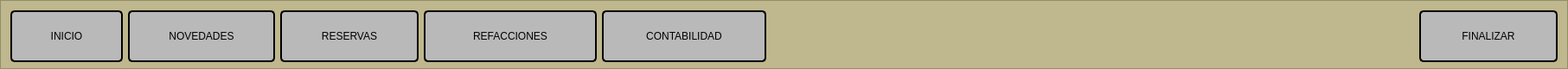
     <widget class="QFrame" name="frame">
      <property name="minimumSize">
       <size>
        <width>0</width>
        <height>80</height>
       </size>
      </property>
      <property name="maximumSize">
       <size>
        <width>16777215</width>
        <height>80</height>
       </size>
      </property>
      <property name="styleSheet">
       <string notr="true">QPushButton{
	border: 2px solid black;
    border-radius: 5px;
	font: 15pt &quot;Arial&quot;; 
	background-color: rgb(185, 185, 185);	
}

QPushButton::hover{
    border: 2px solid black;
    border-radius: 6px;
	font: Bold 15pt &quot;Arial&quot;; 
	background-color: rgb(154, 154, 154);		
}
QFrame{	
	background-color: rgb(191, 183, 141);	
}</string>
      </property>
      <property name="frameShape">
       <enum>QFrame::StyledPanel</enum>
      </property>
      <property name="frameShadow">
       <enum>QFrame::Raised</enum>
      </property>
      <layout class="QHBoxLayout" name="horizontalLayout">
       <item>
        <widget class="QPushButton" name="pushButton">
         <property name="minimumSize">
          <size>
           <width>130</width>
           <height>60</height>
          </size>
         </property>
         <property name="text">
          <string>INICIO</string>
         </property>
        </widget>
       </item>
       <item>
        <widget class="QPushButton" name="pushButton_2">
         <property name="minimumSize">
          <size>
           <width>170</width>
           <height>60</height>
          </size>
         </property>
         <property name="text">
          <string>NOVEDADES</string>
         </property>
        </widget>
       </item>
       <item>
        <widget class="QPushButton" name="pushButton_3">
         <property name="minimumSize">
          <size>
           <width>160</width>
           <height>60</height>
          </size>
         </property>
         <property name="text">
          <string>RESERVAS</string>
         </property>
        </widget>
       </item>
       <item>
        <widget class="QPushButton" name="pushButton_4">
         <property name="minimumSize">
          <size>
           <width>200</width>
           <height>60</height>
          </size>
         </property>
         <property name="text">
          <string>REFACCIONES</string>
         </property>
        </widget>
       </item>
       <item>
        <widget class="QPushButton" name="pushButton_5">
         <property name="minimumSize">
          <size>
           <width>190</width>
           <height>60</height>
          </size>
         </property>
         <property name="text">
          <string>CONTABILIDAD</string>
         </property>
        </widget>
       </item>
       <item>
        <spacer name="horizontalSpacer">
         <property name="orientation">
          <enum>Qt::Horizontal</enum>
         </property>
         <property name="sizeHint" stdset="0">
          <size>
           <width>749</width>
           <height>20</height>
          </size>
         </property>
        </spacer>
       </item>
       <item>
        <widget class="QPushButton" name="pushButton_6">
         <property name="minimumSize">
          <size>
           <width>160</width>
           <height>60</height>
          </size>
         </property>
         <property name="text">
          <string>FINALIZAR</string>
         </property>
        </widget>
       </item>
      </layout>
     </widget>
